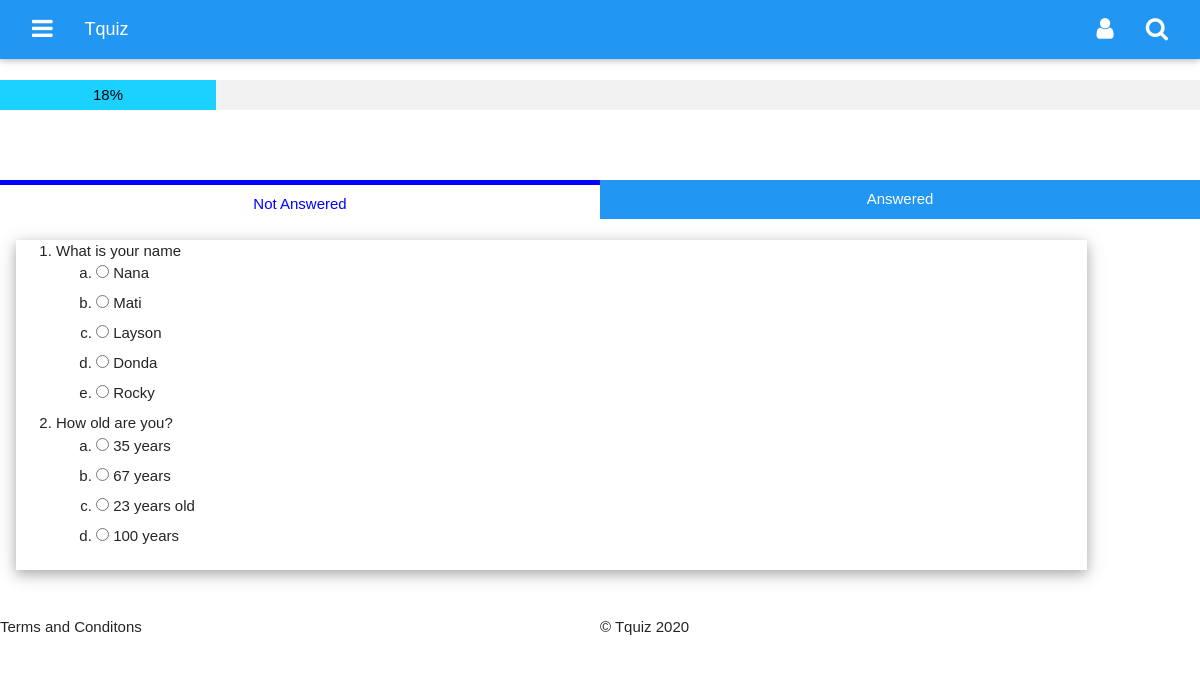
Screenshot of /tquiz/startwork/Myself with the database file from the repository.
### tquiz/models.py (models this page shows)
class Question(models.Model):
	quiz_catalog = models.ForeignKey(QuizCatalog, on_delete=models.CASCADE)
	question = models.TextField()
	answer = models.TextField()

class Choice(models.Model):
	answer = models.ForeignKey(Question,on_delete = models.CASCADE)
	choice = models.TextField()

### tquiz/views.py (the view)
# urls.py: path("startwork/<quiz_name>", views.StartWork.as_view(), name ='startwork'),
class StartWork(View):
	def get(self, request, quiz_name):
		quiz = QuizCatalog.objects.get(name=quiz_name)
		questions = quiz.question_set.all()
		qc_dict = {}
		for question in questions:
			choice = question.choice_set.all()
			qc_dict[question.question] = choice
		questionList = shuffler(qc_dict)
		self.template = 'tquiz/start-work.html'
		self.context = {'questionList':questionList}
		return render(request, self.template, self.context)

### tquiz/utility_functions.py (called while the page is built)
def shuffler(d2) :
	d1 = dict()
	d2_k = list(d2.keys())
	random.shuffle(d2_k)
	for key in d2_k :
		d1.update({
		key : d2[key]
		})
	return d1

### tquiz/templates/tquiz/start-work.html (shortened to what this page needs)
{% extends './base.html' %}
{% block content %}
<div   style="position: relative; top : 80px;">
	<div id="myProgress"><div id="myBar">1%</div>
</div>
<div style="position: relative; top: 70px;">
	<div class="w3-row">
		<div class="w3-col s6 w3-center w3-padding active not-answered tabNav">Not Answered</div>
		<div class="w3-col s6 w3-center w3-padding answered tabNav w3-blue">Answered</div>
	</div>
	<div>
		<div class="tabContent" id="not-answered">
			<div class="w3-row w3-margin">
				<form method="post" action="{% url 'tquiz:results' %}">
					<div class="w3-col s11 w3-card-4">
						<ol type="1">
							{% for question, choices in questionList.items %}
							<li>{{question}}</li>
							<ol type="a">
								{% for choice in choices %}
								<li><input type="radio" name="{{question}}" id='{{choice.choice}}' value="{{choice.choice}}">
									<label for="{{choice.choice}}">{{choice.choice}}</label>
								</li>
								{% endfor %}
							</ol>
							{% endfor %}
						</ol>
					</div>
				</form>
			</div>
		</div>
	</div>
</div>
{% endblock %}

### tquiz/templates/tquiz/base.html (shortened to what this page needs)
<html>
<head>
   {% load static %}
    <link rel="stylesheet" href="{% static 'tquiz/css/custom.css' %}">
    <link rel="stylesheet" href="{% static 'tquiz/vendor/bootstrap/css/bootstrap.css' %}">
    <link rel="stylesheet" href="{% static 'tquiz/vendor/w3/w3.css' %}">
    <link rel="stylesheet" href="{% static 'tquiz/vendor/font-awesome/css/font-awesome.css' %}">
</head>
<body>
<div class="w3-card-2 w3-top w3-blue">
<div class="w3-row">
<div class="w3-bar w3-padding">
<div class="w3-bar-item w3-left w3-xlarge">
<i class="fa fa-bars" id="bars"></i></div>
<div class="w3-bar-item w3-large"><a href="{% url 'tquiz:index' %}">Tquiz</a></div>
<div class="w3-bar-item w3-right w3-xlarge">
<i class="fa fa-search" id="search-icon" ></i>
</div>
<div class="w3-bar-item w3-right w3-xlarge">
<i class="fa fa-user" id="account"></i></div>
</div>
</div>
</div>
{% block content %}
{% endblock %}
{% load static %}
<footer style="position: relative; top: 100px">
<div class="w3-row">
<div class="w3-col s6">
<p ><a href="#" >Terms and Conditons<a></p>
</div>
<div class="w3-col l4 s6">
<p>&copy; Tquiz 2020</p>
</div>
</div>
</footer>
</body>
{% load static %}
</html>

### tquiz/static/tquiz/css/custom.css (style rules this page uses)
.tabNav { cursor: pointer; }
.fa { cursor: pointer; }
.active { background: white; color: blue; border-top: 5px solid blue; }
#myProgress { width: 100%; background-color: #f2f2f2; }
#myBar { width: 1%; height: 30px; background-color: #1ad1ff; text-align: center; line-height: 30px; color: black; }

### rows the page displays
Question: questionList "What is your name"
Choice: choice "Nana"
Choice: choice "Mati"
Choice: choice "Layson"
Choice: choice "Donda"
Choice: choice "Rocky"
Question: questionList "How old are you?"
Choice: choice "35 years"
Choice: choice "67 years"
Choice: choice "23 years old"
Choice: choice "100 years"
